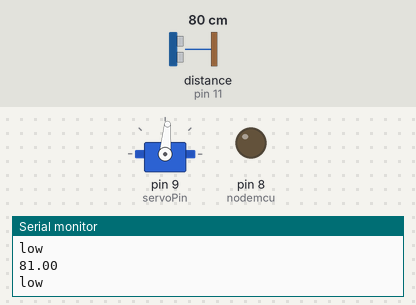
This sketch was run on a simulated Arduino Nano, built with avr-gcc and run on an emulated ATmega328P. Shown: servo, output pins drawn as LEDs (lit = HIGH), the last lines printed to the serial monitor. Inputs (shaded band) come from the test bench; at power-on: distance to the obstacle (sensor on pin 11) 80 cm. The echo pulse lasts 58.3 µs per cm.

Above: at 1.2 s.
1.3 s: distance to the obstacle (sensor on pin 11) set to 12 cm
4.3 s: distance to the obstacle (sensor on pin 11) set to 9 cm
At 4.7 s:
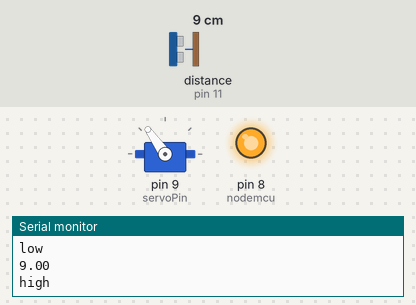
7.3 s: distance to the obstacle (sensor on pin 11) set to 18 cm
At 7.71 s:
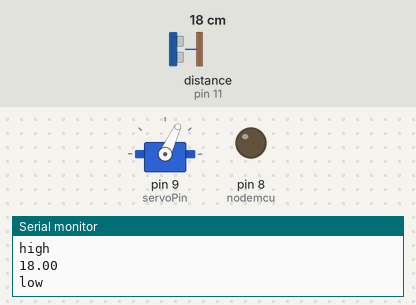
10.3 s: distance to the obstacle (sensor on pin 11) set to 2 cm
At 10.74 s:
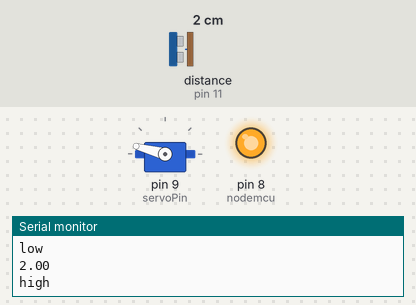
Timing chart, 0 to 14.3 s (numbered marks = the images above; inputs shaded):
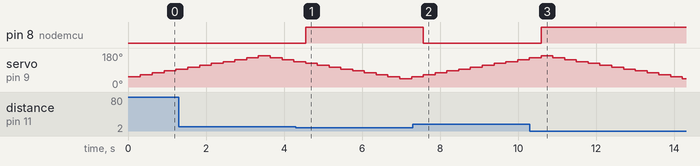

The sketch:

nano-ultrasonic.ino
```cpp
#include <Servo.h>
#include <NewPing.h>

// Servo Motor Settings
#define servoPin 9
#define NUM_ANGLES 13
#define servoSpeed 50
#define minimumDistance 10
int angleIndex = 0;
int angleStep = 1;
int sensorAngle[NUM_ANGLES] = {45, 55, 65, 75, 85, 95, 105, 115, 125, 135, 145, 155, 165};
Servo myservo;

// Ultrasonic Sensor Settings
#define trigPin 10
#define echoPin 11
#define MAX_DISTANCE 200
NewPing sonar(trigPin, echoPin, MAX_DISTANCE);

float distance;

// Data Transfer Pin from Arduino Nano to ModeMCU
const int nodemcu = 8;

void setup()
{
    Serial.begin(9600);

    myservo.attach(servoPin); // attaches the servo on pin 9 to the servo object
    myservo.write(90);

    pinMode(trigPin, OUTPUT);
    pinMode(echoPin, INPUT);
    pinMode(nodemcu, OUTPUT);
}

void loop()
{
    //Get distance from Ultrasonic Sensor
    distance = sonar.ping_cm();
    Serial.println(distance);

    // If the distance is less than 10 cm, it will send a signal to the NodeMCU
    if (distance <= minimumDistance)
    {
        Serial.println("high");
        digitalWrite(nodemcu, HIGH);
    }
    else
    {
        Serial.println("low");
        digitalWrite(nodemcu, LOW);
    }
    moveServo();
    delay(250);
}

void moveServo()
{
    // Moves the Servo by an increment of 10 degrees every 50 ms
    angleIndex += angleStep;

    if (angleIndex >= (NUM_ANGLES - 1))
        angleStep = -1;
    else if (angleIndex <= 0)
        angleStep = 1;

    myservo.write(sensorAngle[angleIndex]);
    delay(servoSpeed);
}
```

Measured:
- the behaviour switches between 11 and 10 cm on distance to the obstacle (sensor on pin 11) (found by bisection; images 0 and 1)
- after the input at 4.3 s, pin 8 (nodemcu): LOW → HIGH after 0.25 s
- after the input at 7.3 s, pin 8 (nodemcu): HIGH → LOW after 0.27 s
- after the input at 10.3 s, pin 8 (nodemcu): LOW → HIGH after 0.29 s
